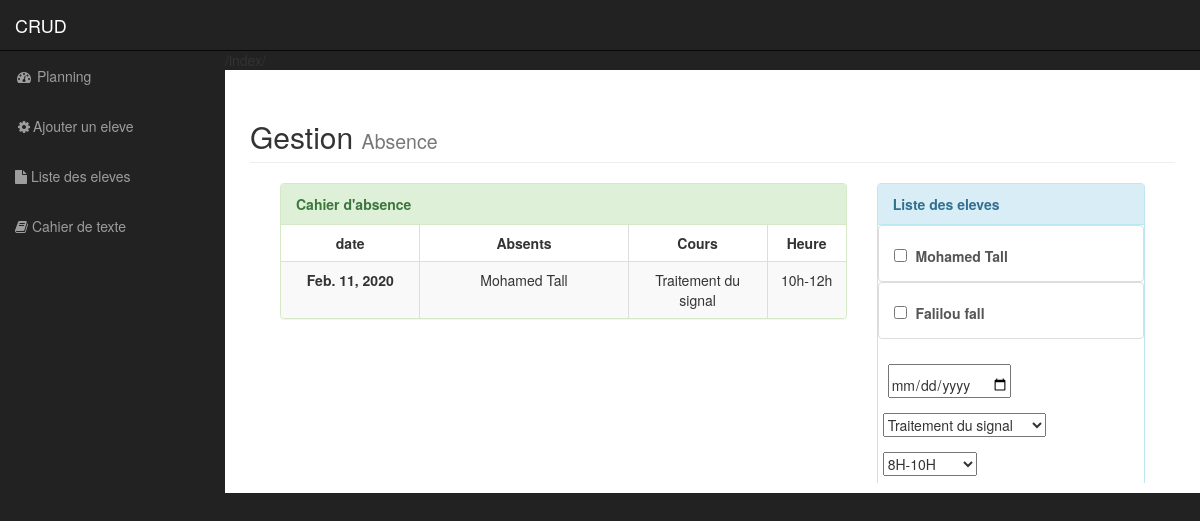
The app's page /presabs/ (signed in) with its own data.
### myapp/models.py (models this page shows, shortened)
class PresAbs(models.Model):
    nom_eleve=models.CharField(max_length=400)
    id_cours=models.ForeignKey('Cours', on_delete=models.CASCADE)
    date = models.DateField()
    heure = models.CharField(max_length=10)
    class Meta :
        verbose_name_plural = "Absences"
        ordering = ['date']

class Cours(models.Model):
    nom_cours=models.CharField(max_length=50)
    duree=models.CharField(max_length=50)
    date=models.DateField()
    id_prof=models.ForeignKey('Prof', on_delete=models.CASCADE)
    id_classe = models.ForeignKey('Classe', on_delete=models.CASCADE)
    class Meta :
        verbose_name_plural = "Cours"
    def __str__(self):
        return self.nom_cours

class Eleve(models.Model):
    nom_eleve=models.CharField(max_length=50)
    prenom_eleve=models.CharField(max_length=50)
    id_classe=models.ForeignKey('Classe', on_delete=models.CASCADE)
    class Meta:
        verbose_name_plural = "Eleve"
        ordering = ['nom_eleve']

### myapp/views.py (the view, shortened to what this page needs)
# urls.py: path('presabs/', views.presence_absence, name='presabs'),
@login_required(login_url='login')
def presence_absence(request):
    eleves = Eleve.objects.all()
    cours = Cours.objects.all()
    presabs = PresAbs.objects.all()
    for j in presabs:
        j.nom_eleve = str(j.nom_eleve).replace("['", "").replace("'", "").replace("]", "")
    form = PresAbsenceForm(request.POST or None)
    return render(request, 'blog/presence_absence.html', locals())

### myapp/forms.py
class PresAbsenceForm(forms.ModelForm):
    nom_eleve = forms.CharField(
        required=False,
        widget=forms.CheckboxSelectMultiple,
    )
    class Meta:
        model = PresAbs
        fields = '__all__'

### myapp/templates/blog/presence_absence.html (shortened to what this page needs)
<!DOCTYPE html>
<html lang="en">
<head>
    {% load static %}
    <link href="{% static 'blog/css/bootstrap.min.css' %}" rel="stylesheet">
    <link href="{% static 'blog/css/animate.min.css' %}" rel="stylesheet">
    <link href="{% static 'blog/css/sb-admin.css' %}" rel="stylesheet">
    <link href="{% static 'blog/css/plugins/morris.css' %}" rel="stylesheet">
    <link href="{% static 'blog/font-awesome/css/font-awesome.min.css' %}" rel="stylesheet" type="text/css">
</head>
<body>
    <div id="wrapper">
        <nav class="navbar navbar-inverse navbar-fixed-top" role="navigation">
            <div class="navbar-header">
                <a class="navbar-brand" href="{% url 'index' %}">CRUD </a>
            </div>
            <div class="collapse navbar-collapse navbar-ex1-collapse">
                <ul class="nav navbar-nav side-nav">
                    <li class="">
                        <a href="{% url 'index_eleve' %}"><i class="fa fa-fw fa-dashboard"></i> Planning</a>
                    </li>
                    <li class="">
                        <a href="{% url 'ajout' %}"><i class="fa fa-cog fa-fw" aria-hidden="true"> </i>Ajouter un eleve</a>
                    </li>
                    <li class="">
                        <a href="{% url 'liste_eleve' %}"><i class="fa fa-file" aria-hidden="true"> </i> Liste des eleves</a>
                    </li>
                    <li class="">
                        <a href="{% url 'cahierTexte' %}"><i class="fa fa-book" aria-hidden="true"></i>  Cahier de texte</a>
                    </li>
                </ul>
            </div>
        </nav>
        <div id="page-wrapper">
            <div class="container-fluid">
                <div class="row">
                    <div class="col-lg-12">
                        <h2 class="page-header animated fadeInLeft">
                           Gestion <small>Absence</small>
                        </h2>
                    </div>
                </div>
             <div class="col-lg-12">
                 <div class="col-lg-8" style="height: 300px; overflow: auto;">
                     <form role="form" method="post" action="{% url 'presabs' %}">
                     <div class="panel panel-success">
                         <div class="panel-heading"><strong>Cahier d'absence</strong></div>
                         <table class="table table-bordered table-hover table-striped animated fadeInRight">
                                <thead>
                                    <tr>
                                        <th class="col-lg-2" style="text-align: center;">date</th>
                                        <th class="col-lg-3" style="text-align: center; ">Absents</th>
                                        <th class="col-lg-2" style="text-align: center;">Cours</th>
                                        <th class="col-lg-1" style="text-align: center;">Heure</th>
                                    </tr>
                                </thead>
                             <tbody>
                            {% for i in presabs %}
                            <tr style="text-align: center;">
                                <td><b>{{ i.date }}</b></td>
                                <td>{{ i.nom_eleve }}</td>
                                <td>{{ i.id_cours }}</td>
                                <td>{{ i.heure }}</td>
                            </tr>
                             {% endfor %}
                                </tbody>
                            </table>
                    </div>
                 </div>
                 <div class="col-lg-4" style="height: 300px; overflow: auto;">
                     <div class="panel panel-info">
                         <div class="panel-heading animated SlideOutUp"><strong>Liste des eleves</strong></div>
                            {% for i in eleves %}
                         <td><li style="list-style-type: none;"><a href="#" class="list-group-item"><input type="checkbox" name="nom_eleve" value="{{ i.prenom_eleve }} {{ i.nom_eleve }}"/> <label class="tor">{{ i.prenom_eleve }} {{ i.nom_eleve }}</label></a></li></td>
                            {% endfor %}
                                <div class="form-group tor" style="margin-top: 15px;">
                              <input type="date" class="tor sac" placeholder="date" name="date">
                                </div>
                         <div class="form-group tor">
                                <select name="id_cours">
                                    <optgroup label="cours">
                                        {% for i in cours %}
                                        <option value="{{ i.id }}">{{ i.nom_cours }}</option>
                                        {% endfor %}
                                    </optgroup>
                                </select>
                            </div>
                         <div class="form-group tor">
                                <select name="heure">
                                    <optgroup label="heure">
                                        <option value="8h-10h" >8H-10H</option>
                                    </optgroup>
                                </select>
                               </div>
                    </div>
                </div>
        </div>
    </div>
</body>
</html>

### myapp/static/blog/css/sb-admin.css (style rules this page uses)
body { margin-top: 100px; background-color: #222; }
@media (min-width:768px) { body { margin-top: 50px; } }
#wrapper { padding-left: 0; }
#page-wrapper { width: 100%; padding: 0; background-color: #fff; }
@media (min-width:768px) { #wrapper { padding-left: 225px; } }
@media (min-width:768px) { #page-wrapper { padding: 10px; } }
@media (min-width:768px) { .side-nav { position: fixed; top: 51px; left: 225px; width: 225px; margin-left: -225px; border: none; border-radius: 0; overflow-y: auto; background-color: #222; bottom: 0; overflow-x: hidden; padding-bottom: 40px; } }
@media (min-width:768px) { .side-nav>li>a { width: 225px; } }

### records on screen
PresAbs: date "Feb. 11, 2020", nom_eleve "Mohamed Tall", id_cours "Traitement du signal", heure "10h-12h"
Eleve: prenom_eleve "Mohamed", nom_eleve "Tall"
Eleve: prenom_eleve "Falilou", nom_eleve "fall"

### other values on screen
form field id_cours "Traitement du signal"
